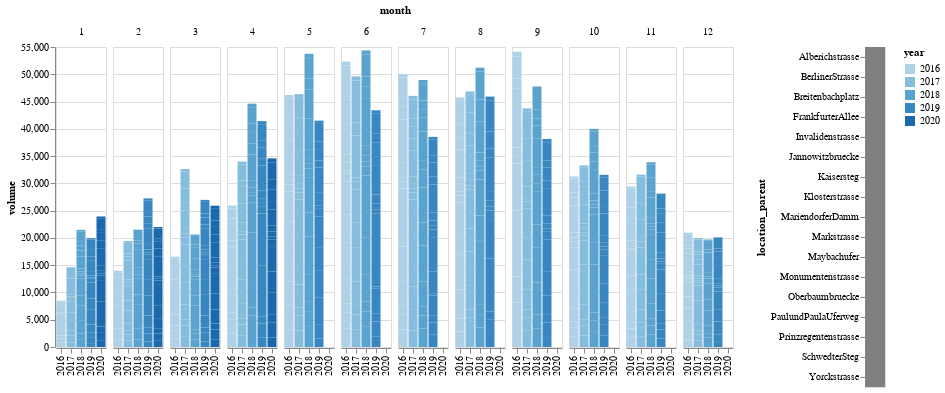

Notebook code for this chart:
### Code cell
source=day_data.groupby(['month','year','location_parent']).volume.mean().reset_index()

source=source[source.year>2015]
source['location_parent']=source['location_parent'].str.replace('ü','ue').str.replace('ß','ss').str.replace(' ','')

selection = alt.selection_multi(fields=['location_parent'])#, init={'weekday': 'Monday'})


chart=alt.Chart(source).mark_bar().encode(

    x=alt.X('year:N', title=''),
    y=alt.Y('volume:Q'),
    color=alt.Color('year:O'),
    detail='location_parent',
    facet=alt.Facet('month:O', spacing =5)
).transform_filter(
    selection
).properties(width=50)




legend = alt.Chart(source).mark_rect().encode(
        y=alt.Y('location_parent:O'),#  sort=["Monday", "Tuesday", "Wednesday", "Thursday", "Friday", "Saturday", "Sunday"]),
         color=alt.condition(selection,
                    alt.value('gray'),
                    alt.value('lightgray'))
    
        #color=alt.condition(selection,
        #            alt.value('blue'),#, legend=None),
        #            alt.value('lightgray'))
    ).add_selection(
    selection
).properties(
        width=20,
    )

chart | legend

### Figure 1 — Vega-Lite specification as saved in the notebook (floating-point values rounded to 4 significant figures; data arrays with more than 128 entries replaced by an {"elided": "..."} marker saying what was removed)
{"config": {"view": {"continuousWidth": 400, "continuousHeight": 300}}, "hconcat": [{"mark": "bar", "encoding": {"color": {"type": "ordinal", "field": "year"}, "detail": {"type": "nominal", "field": "location_parent"}, "facet": {"type": "ordinal", "field": "month", "spacing": 5}, "x": {"type": "nominal", "field": "year", "title": ""}, "y": {"type": "quantitative", "field": "volume"}}, "transform": [{"filter": {"selection": "selector296"}}], "width": 50}, {"mark": "rect", "encoding": {"color": {"condition": {"value": "gray", "selection": "selector296"}, "value": "lightgray"}, "y": {"type": "ordinal", "field": "location_parent"}}, "selection": {"selector296": {"type": "multi", "fields": ["location_parent"]}}, "width": 20}], "data": {"name": "data-be8d254dfa21ea556023262723eabf8f"}, "$schema": "https://vega.github.io/schema/vega-lite/v4.0.0.json", "datasets": {"data-be8d254dfa21ea556023262723eabf8f": {"elided": "855 records"}}}
